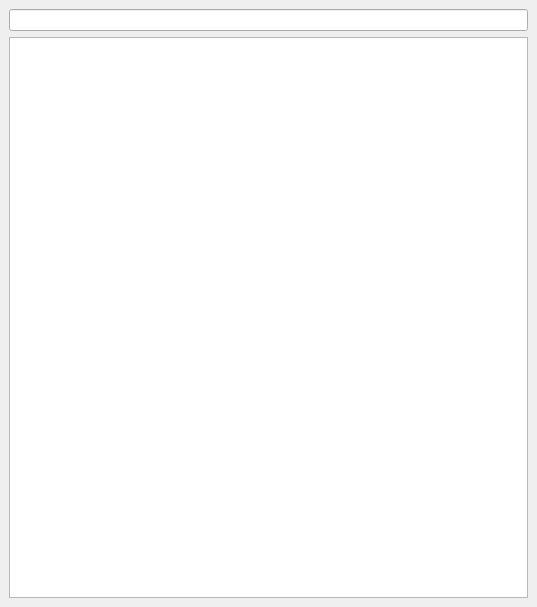
<?xml version="1.0" encoding="UTF-8"?>
<ui version="4.0">
 <class>uiMainWindow</class>
 <widget class="QMainWindow" name="uiMainWindow">
  <property name="geometry">
   <rect>
    <x>0</x>
    <y>0</y>
    <width>537</width>
    <height>607</height>
   </rect>
  </property>
  <property name="windowTitle">
   <string>MainWindow</string>
  </property>
  <widget class="QWidget" name="uiCentralWidget">
   <layout class="QVBoxLayout" name="layoutMain">
    <item>
     <widget class="QLineEdit" name="uiFilter"/>
    </item>
    <item>
     <widget class="QTreeView" name="uiTree">
      <property name="font">
       <font>
        <pointsize>12</pointsize>
       </font>
      </property>
      <property name="tabKeyNavigation">
       <bool>true</bool>
      </property>
      <property name="sortingEnabled">
       <bool>false</bool>
      </property>
      <attribute name="headerDefaultSectionSize">
       <number>250</number>
      </attribute>
      <attribute name="headerMinimumSectionSize">
       <number>100</number>
      </attribute>
      <attribute name="headerStretchLastSection">
       <bool>true</bool>
      </attribute>
     </widget>
    </item>
   </layout>
  </widget>
 </widget>
 <resources/>
 <connections/>
</ui>
